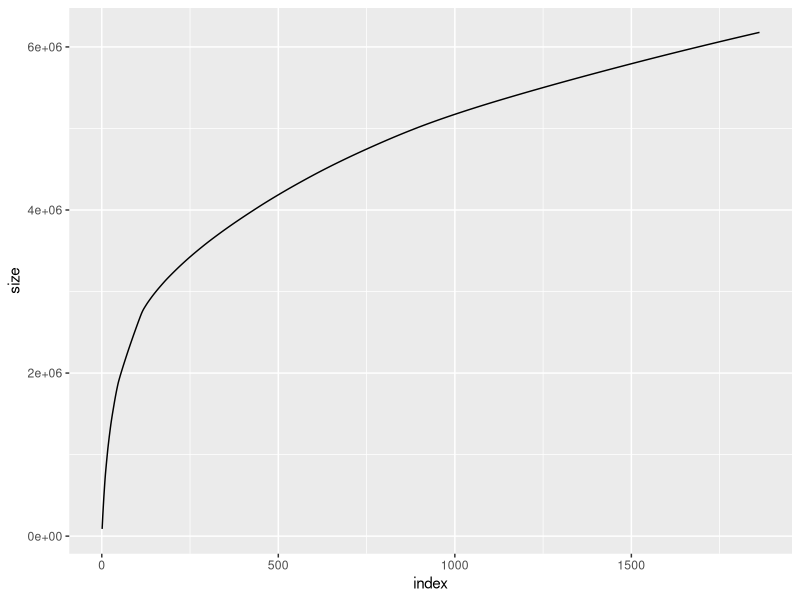

This figure's R source: (Note: this script raises an error after producing the figure.)
library(ggplot2)

le <- read.table("99kb_stats.txt", col.names=c("length","gc"))
gt <- read.table("101kb_stats.txt", col.names=c("length","gc"))

len_le <- sort(le$length, decreasing=TRUE)
len_gt <- sort(gt$length, decreasing=TRUE)

run_le <- cumsum(len_le)
run_gt <- cumsum(len_gt)

cdf_le <- data.frame(index=1:length(run_le), size=run_le)
cdf_gt <- data.frame(index=1:length(run_gt), size=run_gt)

ggplot(cdf_le, aes(index,size)) +
  geom_line() +
  ggsave("cdf_99kb.png")

ggplot(cdf_gt, aes(index,size)) +
  geom_line() +
  ggsave("cdf_101kb.png")
